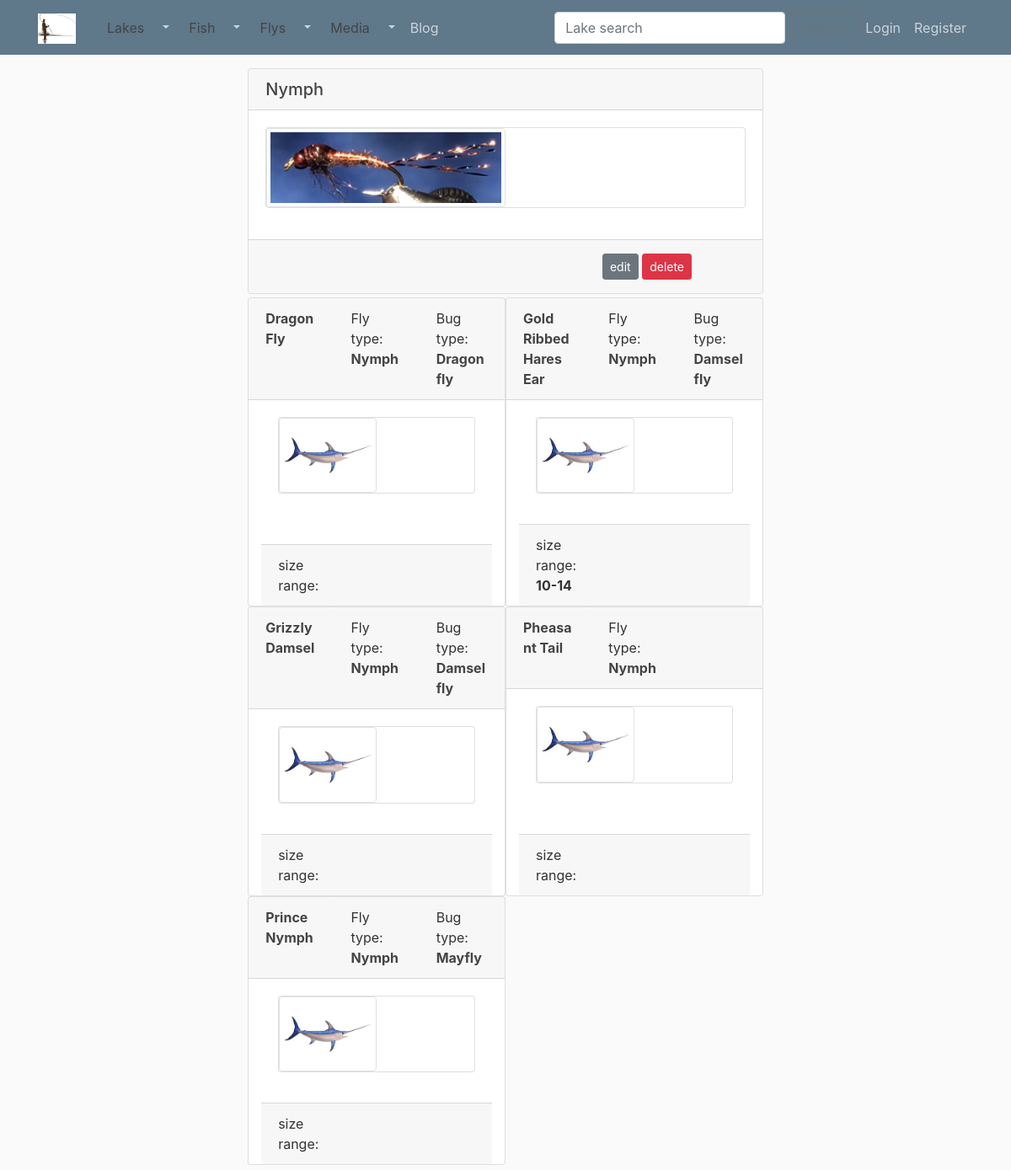
The page /fly_type/1/ on the database as committed earlier.
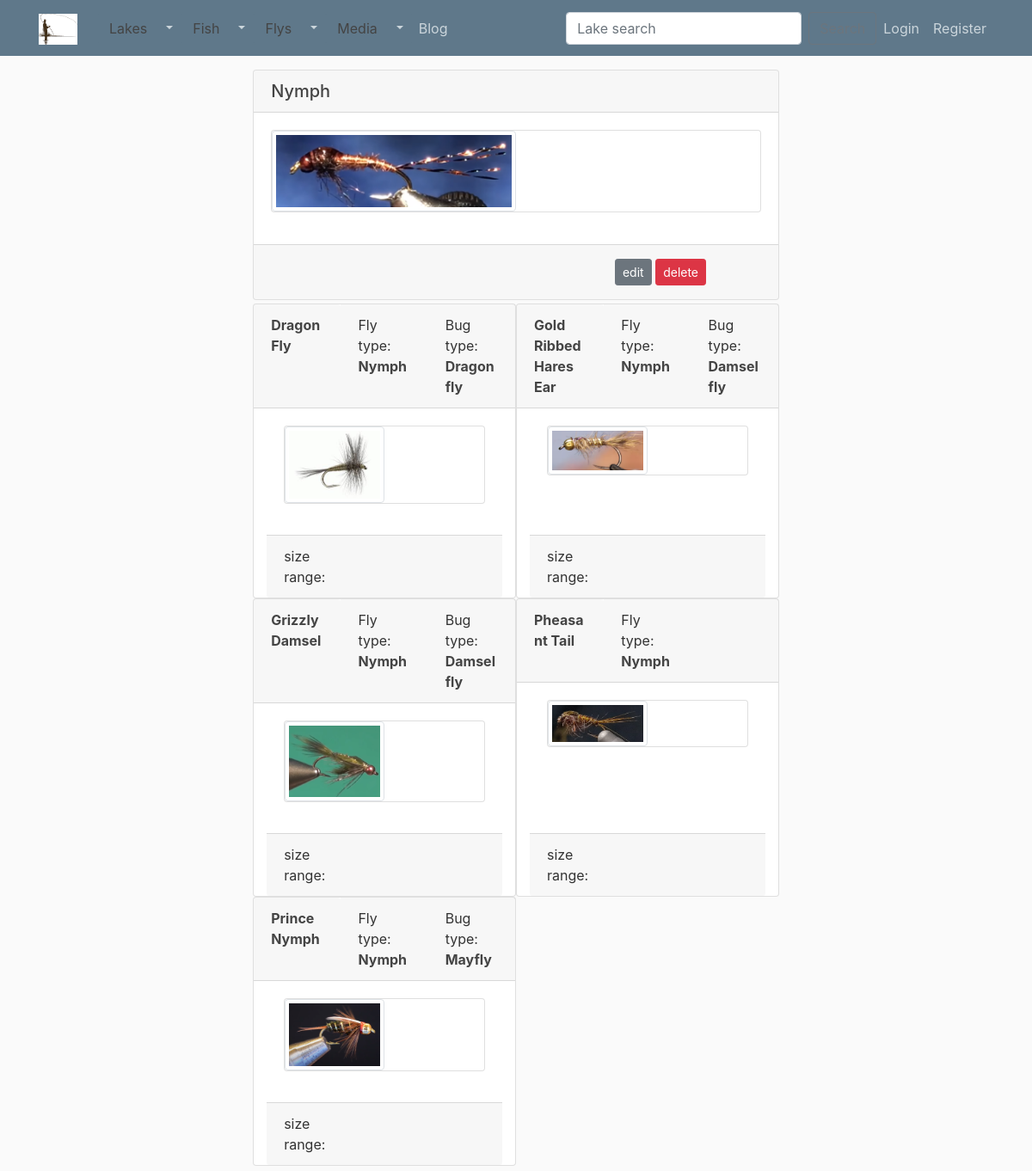
The same page on the database as committed later.
### catches/models.py (models this page shows, shortened)
class Fly_type(models.Model):
    name = models.CharField(max_length = 100)
    notes = models.TextField(blank=True)
    image = models.ImageField ('Picture of fly type',
        default=None,
        upload_to='fly_type/',
        height_field=None,
        width_field=None,
        max_length=100,
        blank=True, null=True
        )

class Fly(models.Model):
    name = models.CharField(max_length = 100)
    bug = models.ForeignKey(Bug, blank=True, null= True, on_delete=models.SET_NULL )
    fly_type = models.ForeignKey(Fly_type, blank=True, null= True, on_delete=models.SET_NULL)
    notes = RichTextField (blank=True, null=True)
    size_range = models.CharField ( max_length=100, blank=True)
    author = models.CharField (max_length=100, blank=True)
    static_tag = models.SlugField()
    snippet = models.CharField (max_length = 255, blank=True)
    image = models.ImageField (
        default='default.jpg',
        upload_to='flys/',
        height_field=None,
        width_field=None,
        max_length=100,
        blank=True)
    class Meta:
        ordering = ['name']

class Bug(models.Model):
    name = models.CharField ('Insect name', max_length=100)
    description = models.TextField ('Description', blank=True)
    notes = RichTextField (blank=True, null=True)
    static_tag = models.SlugField()
    image = models.ImageField ('Picture of the bug',
        default=None,
        upload_to='bug/',
        height_field=None,
        width_field=None,
        max_length=100,
        blank=True, null=True
        )
    class Meta:
        ordering = ['name']

### catches/views.py (the view)
class Fly_typeDetailView (DetailView):
    model = Fly_type
    context_object_name = 'fly_type'
    def get_context_data(self, **kwargs):
        context = super(Fly_typeDetailView, self).get_context_data(**kwargs)
        context ['flys'] = Fly.objects.filter (fly_type=self.kwargs['pk'])
        return context

### catches/templates/catches/fly_type_detail.html (shortened to what this page needs)
{% extends "catches/base/base.html" %}
{% block content %}
<div class="container">
	<div class="row">
		<div class="col-md-1"> </div>
		<div class="col-md-10">
			<div class="card">
				<h5 class="card-header">
					{{ fly_type.name | title }}
				</h5>
				<div class="card-body">
					<p class="card text-center">
						{% if fly_type.image %}<img src="{{ fly_type.image.url }}" class="img-thumbnail"style="width:50%" >{% endif %}
					</p>
					<div class="col-md-12">
						<div class="row">
							<div class="col-md-1"></div>
							<div class="col-md-10">
							</div>
							<div class="col-md-1"></div>
						</div>
					</div>
				</div>
				<div class="card-footer">
					<div class="row">
                        <div class="col-md-8"> </div>
                        <div class="col-md-4">
                            <a class="btn btn-secondary btn-sm mt-1 mb-1" href="{% url 'fly_type_update' fly_type.id %}" type="submit" >edit</a>
                            <a class="btn btn-danger btn-sm mt-1 mb-1" href="{% url 'fly_type_delete' fly_type.id %}" type="submit" >delete</a>
                        </div>
                    </div>
				</div>
			</div>
		</div>
		<div class="col-md-1"> </div>
	</div>
	<div class="row">
		<div class="col-md-1"> </div>
		<div class="col-md-10">
			<div class="album py-1 ">
				<div class="container">
					<div class="row">
						{% for fly in flys %}
							<div class="card col-6">
								<div class="row">
									<p class="card-header col-4">
										<a href="{% url 'fly_detail' fly.id %}" class="card-link"><b>{{ fly.name | title }}</b> </a>
									</p>
									<p class="card-header col-4">
										{% if not fly.fly_type == "" %}
											Fly type: <a href="{% url 'fly_type_detail' fly.fly_type.id %}" class="card-link"><b>{{ fly.fly_type.name | title  }}</b> </a>
										{% endif %}
									</p>
									<p class="card-header col-4">
										{% if fly.bug %}
											Bug type: <a href="{% url 'bug_detail' fly.bug.id %}" class="card-link"><b>{{ fly.bug.name | title  }}</b> </a>
										{% endif %}
									</p>
								</div>
								<div class="card-body">
									<p class="card text-center">
										{% if fly.image %}<img src="{{ fly.image.url }}" class="img-thumbnail"style="width:50%" >{% endif %}
									</p>
								</div>
								<div class="card-footer">
									<div class="row">
										<div class="col-4">
											size range: <b> {{ fly.size_range }}</b>
										</div>
									</div>
								</div>
							</div>
						{% endfor %}
					</div>
				</div>
			</div>
	</div>
</div>
{% endblock content %}

### catches/templates/catches/base/base.html (shortened to what this page needs)
{% load static %}
<!DOCTYPE html>
<html>
<head>
    <link rel="stylesheet" href="https://maxcdn.bootstrapcdn.com/bootstrap/4.0.0/css/bootstrap.min.css">
    <link rel="stylesheet" type="text/css" href="{% static 'catches/site/main.css' %}">
</head>
<body>
    <main>
      <div class="container-fluid">
            <div class="row">
              <div class="col-md-12">
                {% include "catches/base/navbar.html" %}
              </div>
            </div>
            <div class="row">
              <div class="col-md-2 "></div>
              <div class="col-md-8 ">
                {% block content %}{% endblock %}
              </div>
            </div>
      </div>
    </main>
    <link rel="stylesheet" href="https://use.fontawesome.com/releases/v5.7.0/css/all.css">
  </body>
</html>

### catches/templates/catches/base/navbar.html (shortened to what this page needs)
{% load static %}
<header class="site-header">
    <nav class="navbar navbar-expand-md navbar-dark bg-steel fixed-top">
      <div class="container">
        <a class="navbar-brand mr-4" href="{% url 'catch_home' %}">
          <img src="{% static 'catches/site/fly_image.jpg' %}" alt="FLY" width="45" height="36" class="d-inline-block align-text-top"></a>
        <div class="collapse navbar-collapse" id="navbarToggle">
          <div class="navbar-nav mr-auto">
            <div class="btn-group">
              <button type="button" class="btn btn-primary"><a href="{% url 'lake_list' %}">Lakes</a></button>
                <button type="button" class="btn btn-primary dropdown-toggle dropdown-toggle-split" data-toggle="dropdown" aria-expanded="false">
                </button>
              </div>
              <div class="btn-group">
                <button type="button" class="btn btn-primary"><a href="{% url 'fish_list' %}">Fish</a></button>
                <button type="button" class="btn btn-primary dropdown-toggle dropdown-toggle-split" data-toggle="dropdown" aria-expanded="false">
                </button>
              </div>
              <div class="btn-group">
                <button type="button" class="btn btn-primary"><a href="{% url 'fly_type_list' %}">Flys</a></button>
                <button type="button" class="btn btn-primary dropdown-toggle dropdown-toggle-split" data-toggle="dropdown" aria-expanded="false">
                </button>
              </div>
              <div class="btn-group">
                <button type="button" class="btn btn-primary"><a href="#">Media</a></button>
                <button type="button" class="btn btn-primary dropdown-toggle dropdown-toggle-split" data-toggle="dropdown" aria-expanded="false">
                </button>
              </div>
            <a class="nav-item nav-link" href="{% url 'blog-home' %}">Blog</a>
          </div>
          <div class="navbar-nav">
            <form class="form-inline my-2 my-lg-0 ml-md-auto" action="{% url 'search_list' %}" method="get">
                <input class="form-control mr-sm-2" name="q" type="search" placeholder="Lake search">
                <button class="btn btn-outline-secondary my-2 my-sm-0" type="submit">Search</button>
            </form>
            {% if user.is_authenticated %}
            <a class="nav-item nav-link" href="{% url 'profile' %}">Profile</a>
            <a class="nav-item nav-link" href="{% url 'logout' %}">Logout</a>
              <a class="nav-item nav-link" href="{% url 'admin:index' %}">ADMIN</a>
            {% else %}
              <a class="nav-item nav-link" href="{% url 'login' %}">Login</a>
              <a class="nav-item nav-link" href="{% url 'register' %}">Register</a>
            {% endif %}
          </div>
        </div>
      </div>
    </nav>
  </header>

### catches/static/catches/site/main.css (style rules this page uses)
body { background: #fafafa; color: #333333; margin-top: 5rem; }
h1, h2, h3, h4, h5, h6 { color: #444444; }
a { color: #444444; }
.bg-steel { background-color: #5f788a; }
.site-header .navbar-nav .nav-link { color: #cbd5db; }
.btn-primary, .btn-primary:active, .btn-primary:visited, .btn-primary:focus { background-color: #5f788a !important; border-color: #5f788a !important; color: #cbd5db; box-shadow: none !important; }
.dropdown-toggle, .dropdown-toggle:active, .dropdown-toggle:visited, .dropdown-toggle:focus { background-color: #5f788a !important; border-color: #5f788a !important; color: #cbd5db; }

Rows that differ between the two databases and show on the page:
changed Fly "Dragon Fly": image: a different picture
changed Fly "Gold Ribbed Hares Ear": image: picture added in place of a placeholder; size_range "10-14" → (not shown)
changed Fly "Grizzly Damsel": image: picture added in place of a placeholder
changed Fly "Pheasant Tail": image: picture added in place of a placeholder
changed Fly "Prince Nymph": image: picture added in place of a placeholder
